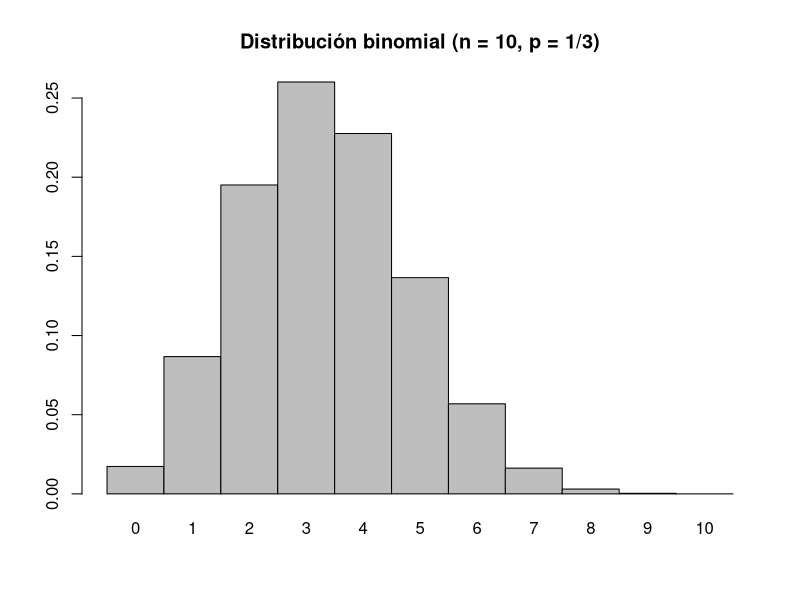

Write R code to recreate this figure. (Note: this script raises an error after producing the figure.)
## ---- chunk 1
suppressMessages(require(tidyverse))
Fonetico <- c(6,6,3,4,2,5,7)
Global <- c(4,5,6,7,8,4,8)
ejemplo1<- data.frame(Fonetico,Global)
tab1<- knitr::kable(t(ejemplo1),booktabs = T,caption= "Datos del ejemplo 1.1")
#kableExtra::row_spec(tab1,0, bold= F)
#kableExtra::column_spec(tab1,0, bold= T)
## ---- chunk 2
rendimiento <- c(2,5,4,4,2,5,7,4,5,6,7,8,7,8)
metodo <- gl(2,7)
## ---- chunk 3

a<-t.test (rendimiento~metodo,var.equal = T)
a

## ---- chunk 4
library(car)
# Normalidad para el grupo Fonético:
shapiro.test(rendimiento[1:7])
# Normalidad para el grupo Fonético:
shapiro.test(rendimiento[8:14])
leveneTest(rendimiento~metodo)
## ---- chunk 5
tab1
## ---- chunk 6

a<-t.test(rendimiento~metodo,var.equal = T,alternative ='less')
a
## ---- chunk 7
shapiro.test(rendimiento)
t.test(rendimiento)
## ---- chunk 8
hist.binom <- function(n, p, ...)
{
  # plots a relative frequency histogram of the binomial distribution
  k <- 0:n
  p <- dbinom(k, n, p)
  names(p) <- as.character(0:n)
  barplot(p,space=0, main = "Distribución binomial (n = 10, p = 1/3)", xlabel =
            'Aciertos', ylabel = 'Probabilidad')
}

hist.binom(10,1/3)
## ---- chunk 9
# Probabilidad igual a 2:
dbinom(2,10,1/3)
# Probabilidad igual a 3:
dbinom(3,10,1/3)
# Probabilidad igual a 4:
dbinom(4,10,1/3)
## ---- chunk 10
# Probabilidad menor o igual a 6:
pbinom(6,10,1/3)
# Probabilidad de la región crítica con 6 preguntas:
1 - pbinom(6,10,1/3)
# Probabilidad de la región crítica con 5 preguntas:
1 - pbinom(5,10,1/3)
## ---- chunk 11
# Probabilidad menor o igual a 7:
pbinom(7,10,1/3)
# Probabilidad de la región crítica con 7 preguntas:
1 - pbinom(7,10,1/3)
## ---- chunk 12
knitr::include_graphics("figurasR/potencia.png")
## ---- chunk 13
knitr::include_graphics("figurasR/esquemabicondicionales2.jpg")
## ---- chunk 14
knitr::include_graphics("figurasR/T1jamovi.png")
## ---- chunk 15
knitr::include_graphics("figurasR/T1bjamovi.png")
## ---- chunk 16
knitr::include_graphics("figurasR/shapiro1.jpg")
## ---- chunk 17
knitr::include_graphics("figurasR/shapiro2.jpg")
## ---- chunk 18
knitr::include_graphics("figurasR/shapiro3.jpg")
## ---- chunk 19
knitr::include_graphics("figurasR/shapiro4b.png")
## ---- chunk 20
knitr::include_graphics("figurasR/t1.jpg")
## ---- chunk 21
knitr::include_graphics("figurasR/t2.jpg")
## ---- chunk 22
knitr::include_graphics("figurasR/wilcox1.jpg")
## ---- chunk 23
knitr::include_graphics("figurasR/wilcox2.jpg")
## ---- chunk 24
knitr::include_graphics("figurasR/esquemabicondicionales.jpg")
## ---- chunk 25
knitr::include_graphics("figurasR/TMI_jamovi.png")
## ---- chunk 26
knitr::include_graphics("figurasR/t21.png")
## ---- chunk 27
knitr::include_graphics("figurasR/t22.png")
## ---- chunk 28
knitr::include_graphics("figurasR/u1.jpg")
## ---- chunk 29
knitr::include_graphics("figurasR/u2.jpg")
## ---- chunk 30
knitr::include_graphics("figurasR/esquemabicondicionales2.jpg")
## ---- chunk 31
knitr::include_graphics("figurasR/tmr1_jamovi.png")
## ---- chunk 32
knitr::include_graphics("figurasR/tmr3.jpg")
## ---- chunk 33
knitr::include_graphics("figurasR/tmr4.jpg")
## ---- chunk 34
knitr::include_graphics("figurasR/wilcox23.jpg")
## ---- chunk 35
knitr::include_graphics("figurasR/wilcox24.jpg")
